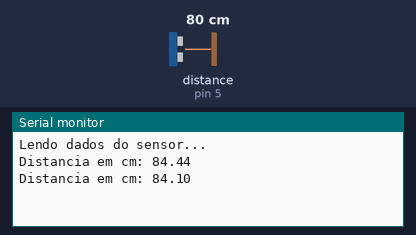
Recording of a sketch running on a simulated Arduino Uno, built with avr-gcc and run on an emulated ATmega328P. Parts: the last lines printed to the serial monitor. Wiring (inferred from the names in the program): ultrasonic range finder: trigger pin 4; echo pin 5. The inputs (shaded band) are chosen by the test bench; at power-on: distance to the obstacle (sensor on pin 5) 80 cm.

Above: at 1.8 s.
1.9 s: distance to the obstacle (sensor on pin 5) set to 2 cm
At 2.8 s:
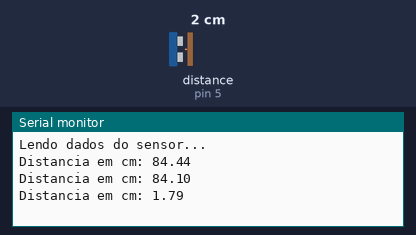
3.4 s: distance to the obstacle (sensor on pin 5) set to 4 cm
At 4.4 s:
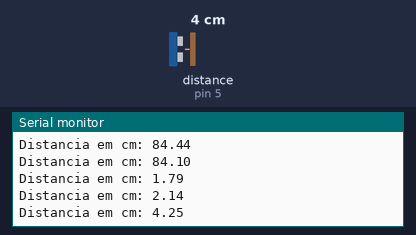
Timing chart, 0 to 6.4 s (numbered marks = the images above; inputs shaded):
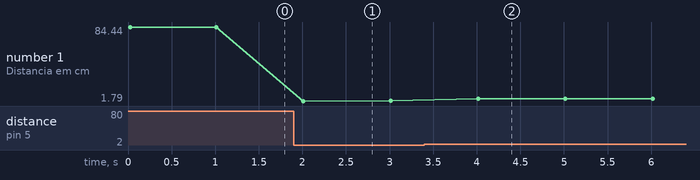

The sketch:

SensorUltrassonico.ino
```cpp
#include <Ultrasonic.h>

#define pino_trigger 4
#define pino_eco 5

Ultrasonic ultrasonic(pino_trigger, pino_eco);

void setup() {
Serial.begin(9600);
Serial.println("Lendo dados do sensor...");

}

void loop() {

float distancia;

long tempo = ultrasonic.timing();

distancia = ultrasonic.convert(tempo, Ultrasonic::CM);

Serial.print("Distancia em cm: ");
Serial.println(distancia);

delay(1000);

}
```

Measured:
- after the input at 1.9 s, the serial monitor: prints a new line after 0.11 s (image 1)
- after the input at 3.4 s, the serial monitor: prints a new line after 0.61 s (image 2)
- plotted number 1: 84.1 → 2.14 after the input at 1.9 s, 2.14 → 4.25 after the input at 3.4 s
